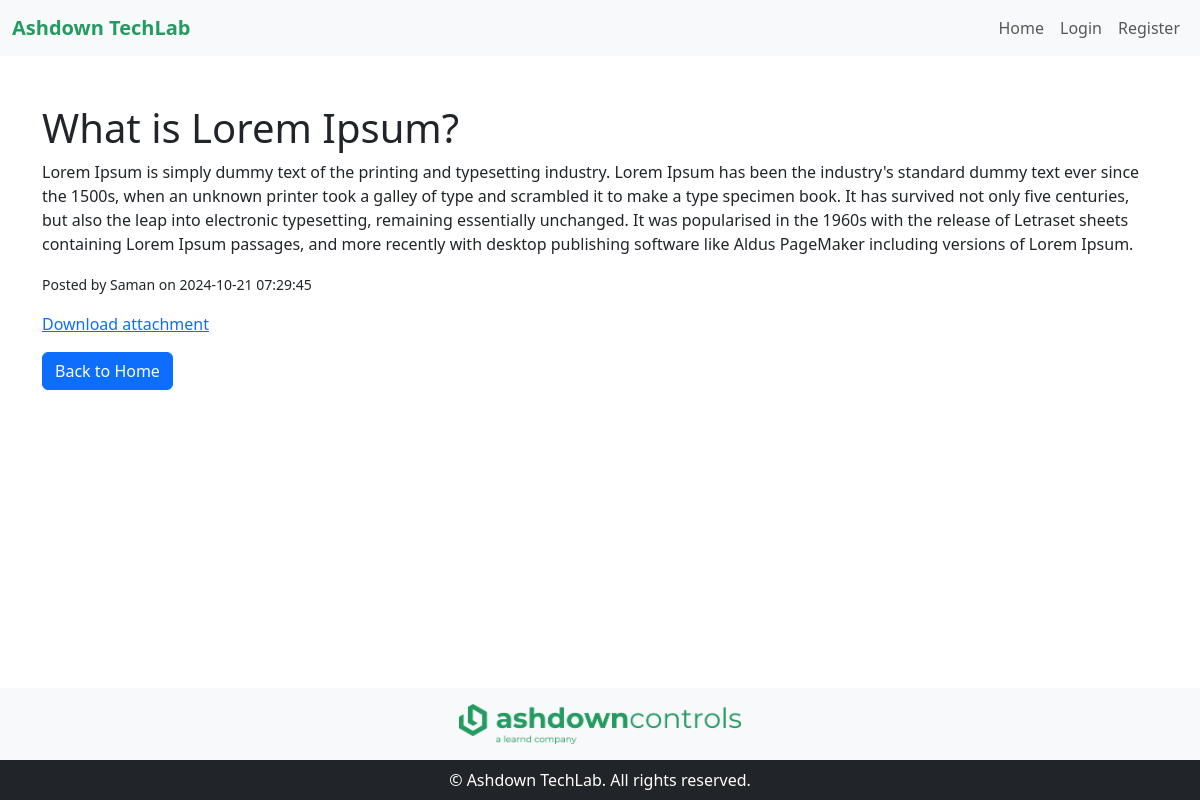
/post/6, run on the app's committed database.
### tables this page shows
CREATE TABLE posts (
            id INTEGER PRIMARY KEY AUTOINCREMENT,
            title TEXT NOT NULL,
            content TEXT NOT NULL,
            author TEXT NOT NULL,
            filename TEXT,
            show_author BOOLEAN DEFAULT 0,
            created_at TIMESTAMP DEFAULT CURRENT_TIMESTAMP
        );

### app.py (the view)
@app.route('/post/<int:post_id>')
def post_detail(post_id):
    conn = get_db_connection()
    post = conn.execute('SELECT * FROM posts WHERE id = ?', (post_id,)).fetchone()
    conn.close()
    if post is None:
        flash('Post not found.', 'danger')
        return redirect(url_for('home'))
    return render_template('post_detail.html', post=post)

### app.py (called while the page is built)
def get_db_connection():
    conn = sqlite3.connect('site.db')
    conn.row_factory = sqlite3.Row  # Allows us to access columns by name
    return conn

### templates/post_detail.html (shortened to what this page needs)
{% extends "base.html" %}
{% block content %}
    <h1>{{ post['title'] }}</h1>
    <p>{{ post['content'] }}</p>
    <p><small>Posted by {{ post['author'] }} on {{ post['created_at'] }}</small></p>
    {% if post.filename %}
    <p><a href="{{ url_for('static', filename='uploads/' ~ post.filename) }}" download>Download attachment</a></p>
{% endif %}
    <a href="{{ url_for('home') }}" class="btn btn-primary">Back to Home</a>
{% endblock %}

### data on the page
posts: title "What is Lorem Ipsum?", content "Lorem Ipsum is simply dummy text of the printing and typesetting industry. Lorem Ipsum has been the industry's standard dummy text ever since the 1500s, when an unknown printer took a galley of type and scrambled it to make a type specimen book. It has survived not only five centuries, but also the leap into electronic typesetting, remaining essentially unchanged. It was popularised in the 1960s with the release of Letraset sheets containing Lorem Ipsum passages, and more recently with desktop publishing software like Aldus PageMaker including versions of Lorem Ipsum.", author "Saman", created_at "2024-10-21 07:29:45"
